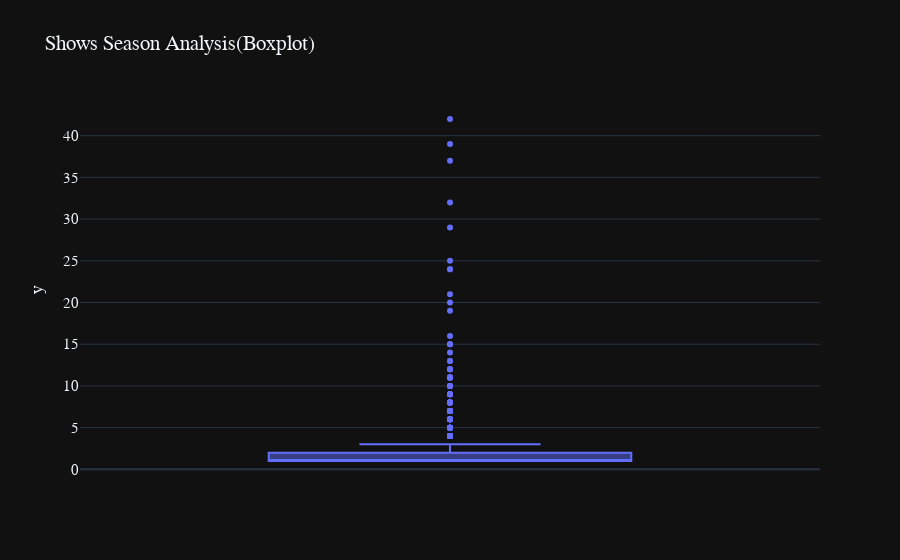

Notebook code for this chart:
### Markdown cell above
# Seasons : Show

### Code cell
seasons_fig = px.box(y=df[df["type"]=="SHOW"]["seasons"],template= 'plotly_dark', title = 'Shows Season Analysis(Boxplot)')
seasons_fig.update_layout(font = dict(size= 15, family="Franklin Gothic"))

### Figure 1 — Plotly figure (JSON) as saved in the notebook; plotly's stock layout.template omitted (floating-point values rounded to 4 significant figures; data arrays with more than 128 entries replaced by an {"elided": "..."} marker saying what was removed)
{"data": [{"alignmentgroup": "True", "hovertemplate": "y=%{y}<extra></extra>", "legendgroup": "", "marker": {"color": "#636efa"}, "name": "", "notched": false, "offsetgroup": "", "orientation": "v", "showlegend": false, "type": "box", "x0": " ", "xaxis": "x", "y": {"elided": "2106 int values"}, "y0": " ", "yaxis": "y"}], "layout": {"boxmode": "group", "font": {"family": "Franklin Gothic", "size": 15}, "legend": {"tracegroupgap": 0}, "title": {"text": "Shows Season Analysis(Boxplot)"}, "xaxis": {"anchor": "y", "domain": [0, 1]}, "yaxis": {"anchor": "x", "domain": [0, 1], "title": {"text": "y"}}}}
